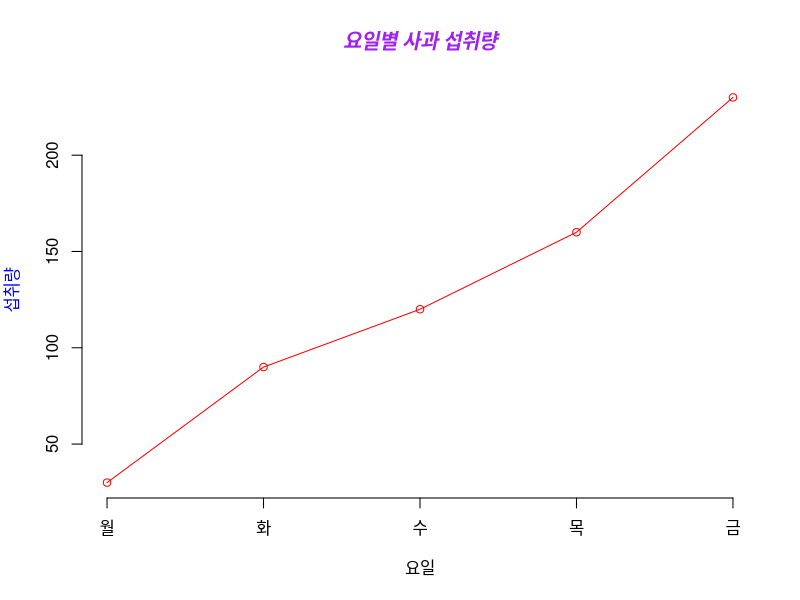
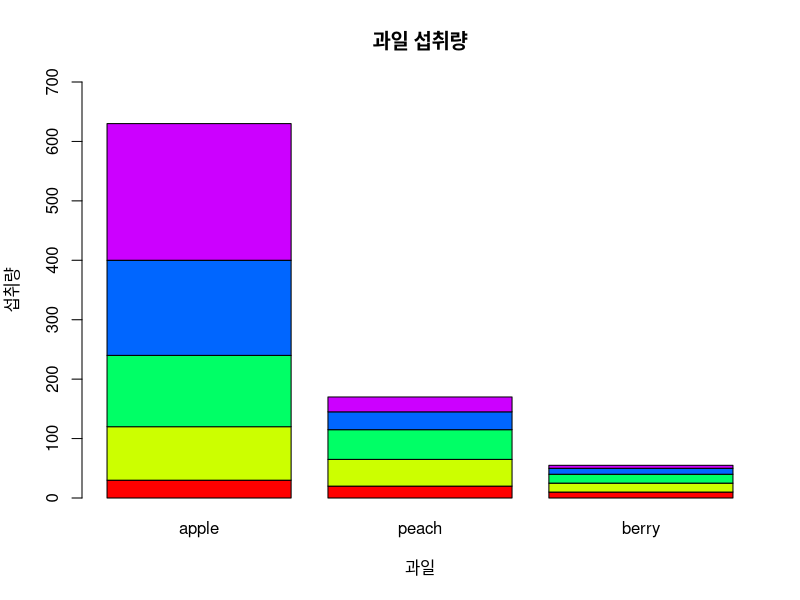
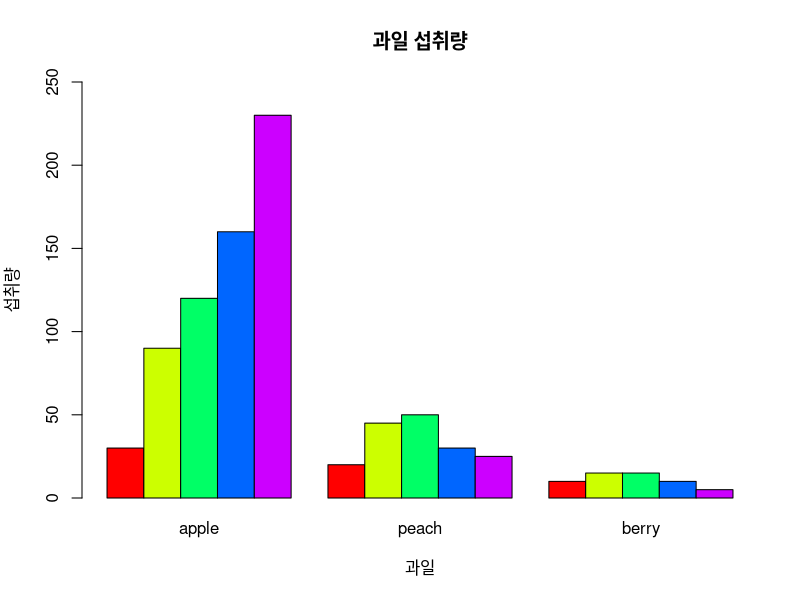
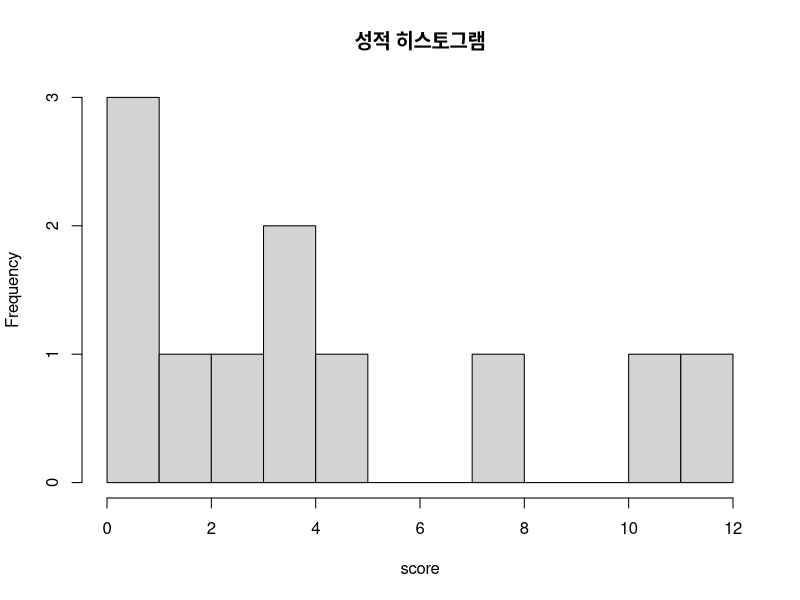
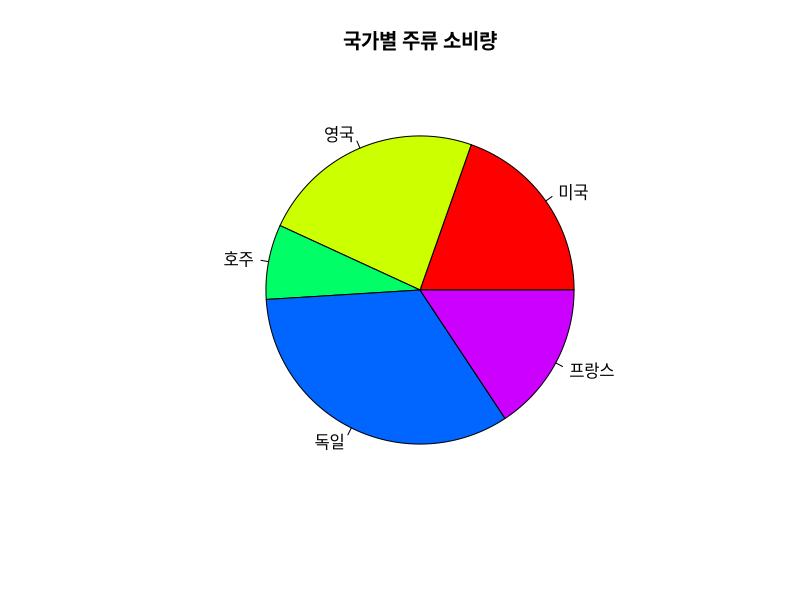
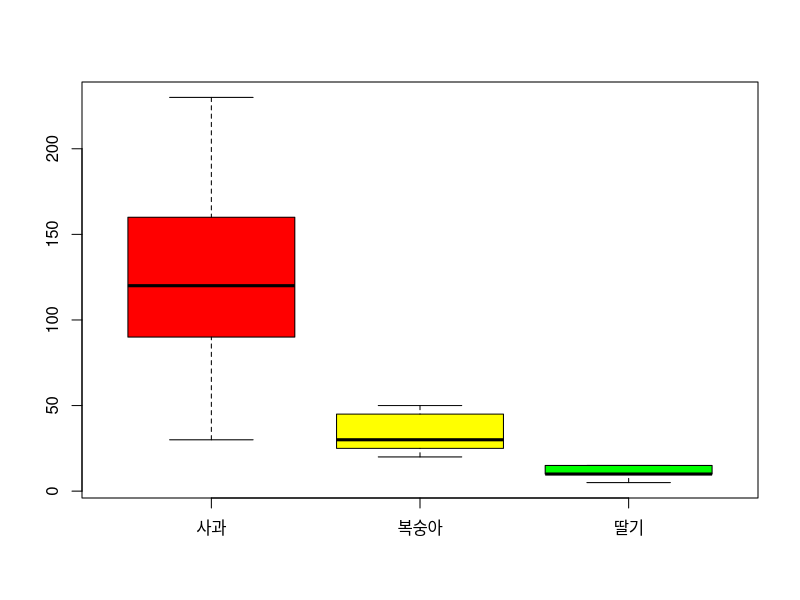
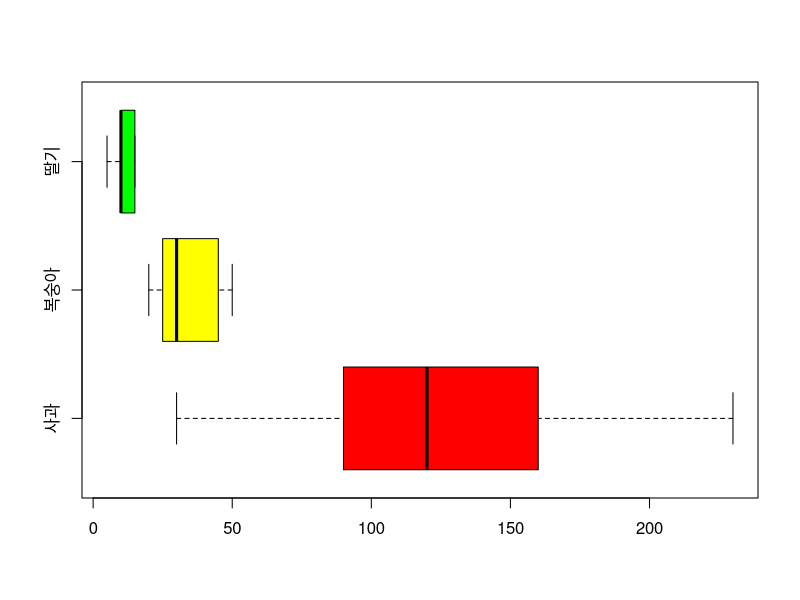
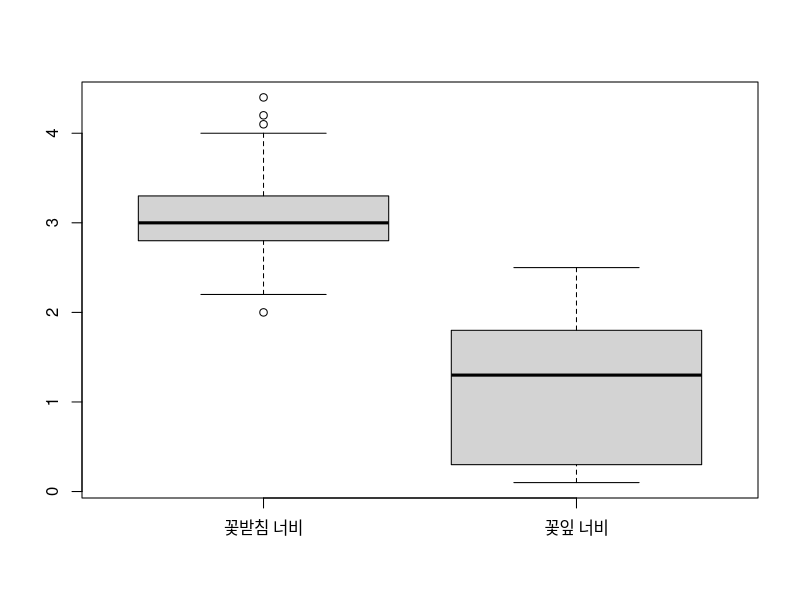

Source code (R) for these figures, in order: (Note: this script raises an error after producing the figures.)
#graph2
#선형그래프- plot
#시간별 추세를 표시하는 데 적합
#운동량이나, 방문객 수 , 기온의 시간에
#따른 변화, 매출액 변화 
apple<-c(30,90,120,160,230)
plot(apple, type='o', col='red', axes=F, ann=F)
axis(1,at=1:5, lab=c('월','화','수','목','금'))
axis(2,ylim=c(0,250))
title(main='요일별 사과 섭취량', col.main='purple',
      font.main=4)
title(xlab='요일', col.lab='black')
title(ylab='섭취량', col.lab='blue')


#막대그래프
#여러가지 통계나 사물의 양을 막대 모양의 길이로
#나타내어 알아보기 쉽도록 그린 그래프
#수량의 많고 적음이나 늘고 줄어드는 양, 크고 작음을
#비교하거나 변화 상황의 일별, 월별,연별 통계 등에 
#많이 이용 - 자료를 쉽게 비교 
apple<-c(30,90,120,160,230)
peach<-c(20,45,50,30,25)
berry<-c(10,15,15,10,5)

fruits<-data.frame(apple,peach,berry)
barplot(as.matrix(fruits),main='과일 섭취량', 
        ylab='섭취량',xlab='과일',col=rainbow(5),
        ylim=c(0,700))

barplot(as.matrix(fruits),main='과일 섭취량', 
        ylab='섭취량',xlab='과일',col=rainbow(5),
        beside=T,ylim=c(0,250))   #ylim=c(0,250) y값의 범위를 0에서 250으로 제한한다 


#히스토그램-histo
#각 데이터의 구간을 대표하는 대표값을 기준으로 
#나타낸 분포표를 그래프로 나타낸 것 
#연속적인 데이터의 분포를 주로 표현하는데 사용
score<-c(0,1,2,3,4,4,5,8,12,11,0)
hist(score, main='성적 히스토그램',breaks=10)  #제목을 main이라고 한다

#원그래프 - pie
#전체를 기준으로 한 부분의 상대적 크기를 표시
#전체에 대한 부분의 비율을 쉽게 알 수 있게 해줌 
#각 항목의 합이 100%가 되어야 한다

slices<-c(10,12,4,17,8)
lbls<-c('미국','영국','호주','독일','프랑스')
pie(slices,lbls,main='국가별 주류 소비량',col=rainbow(5))

#박스 수염 그래프 - boxplot 
#중앙값, 평균, 사분위수등과 같은 주요 통계 측정치를 시각화
#변수의 주요 통계 속성을 검사하는데 유용한
#시각적 보조 도구를 제공 
apple<-c(30,90,120,160,230)
peach<-c(20,45,50,30,25)
berry<-c(10,15,15,10,5)

boxplot(apple,peach,berry,
        col=c('red','yellow','green'),
        names=c('사과','복숭아','딸기'))

boxplot(apple,peach,berry,
        col=c('red','yellow','green'),
        names=c('사과','복숭아','딸기'),
        horizontal=T)  #상자그래프를 수평으로 표시 

attach(iris)
boxplot(Sepal.Width,Petal.Width,
        names=c('꽃받침 너비','꽃잎 너비'))
detach(iris)
summary(Sepal.Width)











